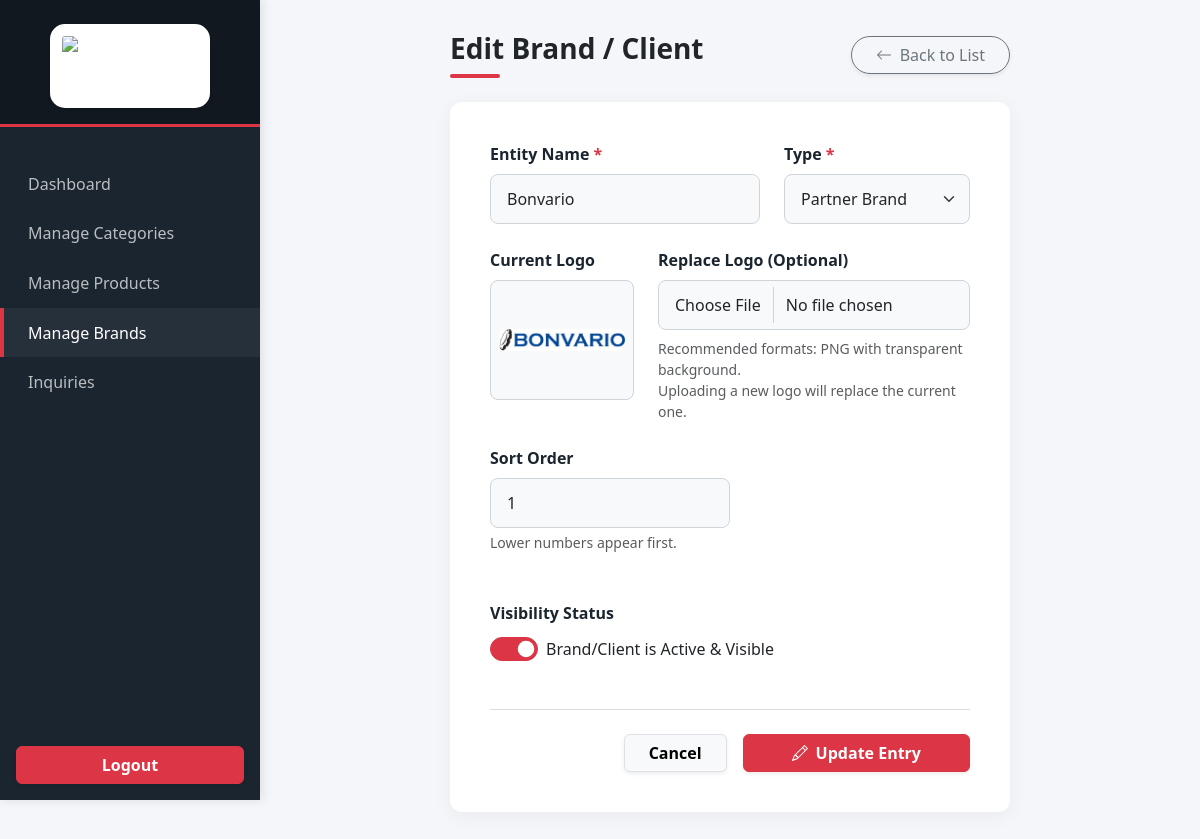
Screenshot of /admin/Brands/edit.php?id=4 (signed in) with the database file from the repository.
### tables this page shows
CREATE TABLE `brand_clients` (
  `id` int(11) NOT NULL,
  `name` varchar(150) NOT NULL,
  `logo` varchar(255) DEFAULT NULL,
  `type` enum('partner','client') NOT NULL,
  `status` tinyint(1) DEFAULT 1,
  `sort_order` int(11) DEFAULT 0,
  `created_at` timestamp NOT NULL DEFAULT current_timestamp()
);

### admin/Brands/edit.php (the view, shortened to what this page needs)
<?php
require_once "../../config/database.php";
$id = intval($_GET['id']);
$stmt = $conn->prepare("SELECT * FROM brand_clients WHERE id=?");
$stmt->bind_param("i", $id);
$stmt->execute();
$data = $stmt->get_result()->fetch_assoc();
?>
<!DOCTYPE html>
<html lang="en">
<head>
    <link href="https://cdn.jsdelivr.net/npm/bootstrap@5.3.2/dist/css/bootstrap.min.css" rel="stylesheet">
</head>
<body>
<?php include "../sidebar.php"; ?>
<div class="main-content">
    <div class="container-fluid">
        <div class="row justify-content-center">
            <div class="col-lg-10 col-xl-8">
                <div class="d-flex justify-content-between align-items-center mb-4 flex-wrap gap-3">
                    <div>
                        <h3 class="fw-bold mb-0 text-dark">Edit Brand / Client</h3>
                        <div class="accent-line"></div>
                    </div>
                    <a href="index.php" class="btn btn-outline-secondary d-inline-flex align-items-center gap-2 shadow-sm rounded-pill px-4">
                        <svg xmlns="http://www.w3.org/2000/svg" width="16" height="16" fill="currentColor" viewBox="0 0 16 16"><path fill-rule="evenodd" d="M15 8a.5.5 0 0 0-.5-.5H2.707l3.147-3.146a.5.5 0 1 0-.708-.708l-4 4a.5.5 0 0 0 0 .708l4 4a.5.5 0 0 0 .708-.708L2.707 8.5H14.5A.5.5 0 0 0 15 8z"/></svg>
                        Back to List
                    </a>
                </div>
                <div class="card admin-card">
                    <div class="admin-card-body">
                        <form method="POST" enctype="multipart/form-data">
                            <div class="row mb-4">
                                <div class="col-md-7 mb-3 mb-md-0">
                                    <label class="form-label" for="entityName">Entity Name <span class="text-danger">*</span></label>
                                    <input type="text" name="name" id="entityName" class="form-control bg-light" value="<?= htmlspecialchars($data['name']); ?>" required>
                                </div>
                                <div class="col-md-5">
                                    <label class="form-label" for="entityType">Type <span class="text-danger">*</span></label>
                                    <select name="type" id="entityType" class="form-select bg-light" required>
                                        <option value="partner" <?= $data['type'] == 'partner' ? 'selected' : '' ?>>Partner Brand</option>
                                    </select>
                                </div>
                            </div>
                            <div class="row mb-4">
                                <div class="col-md-4 mb-3 mb-md-0">
                                    <label class="form-label d-block">Current Logo</label>
                                    <div class="current-image-preview w-100">
                                        <?php if($data['logo']): ?>
                                            <img src="../../uploads/brands/<?= htmlspecialchars($data['logo']); ?>" class="img-fluid rounded" style="max-height: 90px; object-fit: contain;" alt="Current Logo">
                                        <?php else: ?>
                                            <div class="text-muted small fw-semibold">No Logo Uploaded</div>
                                        <?php endif; ?>
                                    </div>
                                </div>
                                <div class="col-md-8">
                                    <label class="form-label" for="replaceLogo">Replace Logo (Optional)</label>
                                    <input type="file" name="logo" id="replaceLogo" class="form-control bg-light" accept=".jpg,.jpeg,.png,.webp">
                                    <div class="form-text mt-2">Recommended formats: PNG with transparent background.<br>Uploading a new logo will replace the current one.</div>
                                </div>
                            </div>
                            <div class="mb-5">
                                <label class="form-label" for="sortOrder">Sort Order</label>
                                <input type="number" name="sort_order" id="sortOrder" class="form-control bg-light w-50" value="<?= $data['sort_order']; ?>" min="0">
                                <div class="form-text">Lower numbers appear first.</div>
                            </div>
                            <div class="mb-5">
                                <label class="form-label d-block">Visibility Status</label>
                                <div class="form-check form-switch">
                                    <input class="form-check-input" type="checkbox" role="switch" id="statusSwitch" name="status" value="1" <?= $data['status'] ? 'checked' : ''; ?>>
                                    <label class="form-check-label ms-2" for="statusSwitch">Brand/Client is Active & Visible</label>
                                </div>
                            </div>
                            <hr class="border-secondary opacity-25 mb-4">
                            <div class="d-flex justify-content-end gap-3">
                                <a href="index.php" class="btn btn-light px-4 fw-semibold border shadow-sm">Cancel</a>
                                <button type="submit" class="btn btn-danger px-5 fw-semibold shadow-sm d-inline-flex align-items-center gap-2">
                                    Update Entry
                                </button>
                            </div>
                        </form>
                    </div>
                </div>
            </div>
        </div>
    </div>
</div>
</body>
</html>

### admin/Brands/edit.php (style rules this page uses)
:root { --admin-dark: #1a252f; --admin-darker: #11181f; --admin-accent: #dc3545; --admin-bg: #f4f6f9; }
body { background-color: var(--admin-bg); font-family: 'Segoe UI', Roboto, Helvetica, Arial, sans-serif; overflow-x: hidden; }
.main-content { margin-left: 260px; padding: 2rem; width: calc(100% - 260px); }
.admin-card { background: #ffffff; border: none; border-radius: 12px; box-shadow: 0 4px 20px rgba(0, 0, 0, 0.05); overflow: hidden; }
.admin-card-body { padding: 2.5rem; }
.accent-line { height: 4px; width: 50px; background-color: var(--admin-accent); border-radius: 2px; margin-top: 0.5rem; }
.form-label { font-weight: 600; color: var(--admin-dark); margin-bottom: 0.5rem; }
.form-control, .form-select { padding: 0.75rem 1rem; border-radius: 8px; border: 1px solid #ced4da; transition: all 0.2s ease; }
.current-image-preview { border: 1px solid #ced4da; padding: 0.5rem; border-radius: 8px; background-color: #f8f9fa; display: inline-flex; align-items: center; justify-content: center; min-height: 120px; }
.form-switch .form-check-input { width: 3em; height: 1.5em; cursor: pointer; }
.form-switch .form-check-input:checked { background-color: var(--admin-accent); border-color: var(--admin-accent); }
.form-switch .form-check-label { padding-top: 0.25rem; font-weight: 500; cursor: pointer; }

### rows the page displays
brand_clients: name "Bonvario", type "Partner Brand", logo (picture), sort_order "1", status "☑"
